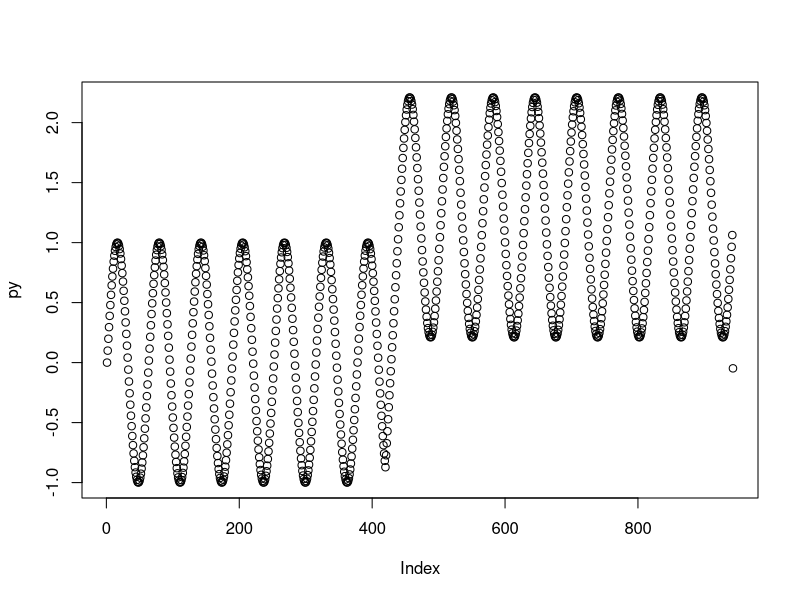

The R source for this figure:
px <- seq(0,pi*30,0.1)
py <- sin(px)
inc = 0.1
dif <- py[length(px)/2-30]
for(i in (length(px)/2-50):(length(px)/2-30)){
 py[i] <- py[i-1]+inc
}
dif <- py[length(px)/2-30] - dif 
for(i in ((length(px)/2-30)+1):length(px)){
 print(i)
 py[i] <- py[i]+dif
}
plot(py)
res <- rbind(t(as.matrix(px)),t(as.matrix(py)))
# write.csv(t(res), file="data.csv", row.names = FALSE)
